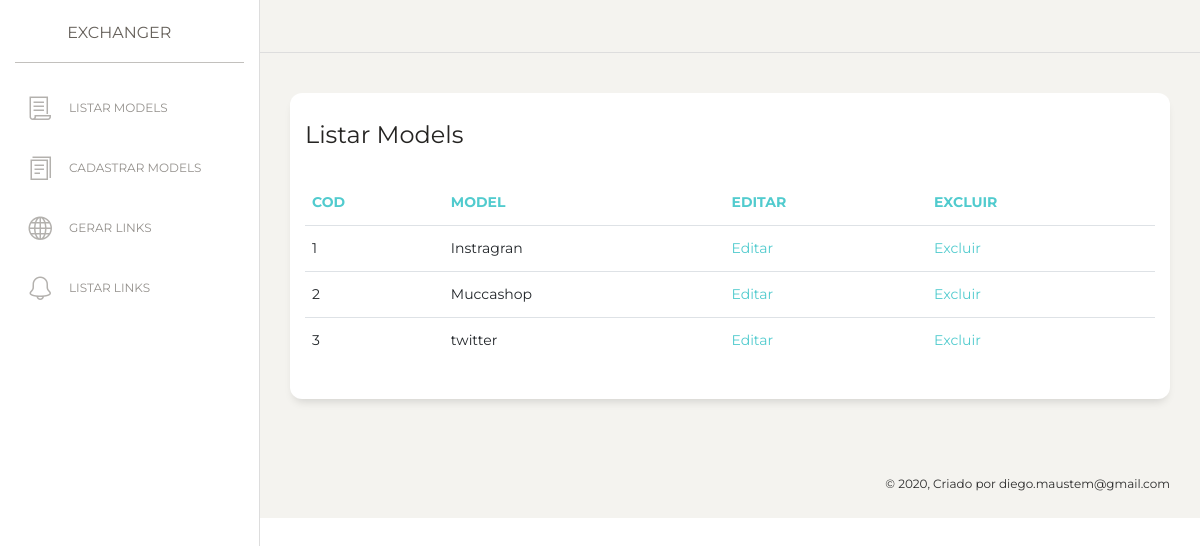
The page /examples/listarmodels.php on the database its author committed.
### tables this page shows
CREATE TABLE `dice` (
  `id` int(11) NOT NULL,
  `cod` int(11) NOT NULL,
  `sourcee` varchar(50) DEFAULT NULL,
  `mediumm` varchar(50) DEFAULT NULL,
  `campaign` varchar(50) DEFAULT NULL,
  `dt_emission` timestamp NOT NULL DEFAULT current_timestamp()
);

### examples/listarmodels.php (the view, shortened to what this page needs)
<?php
include_once 'conection.php';
   $sql = $conn->prepare ("SELECT cod, sourcee FROM dice ");
   $sql->execute();
?>
<!DOCTYPE html>
<html lang="en">
<head>
  <link href="https://maxcdn.bootstrapcdn.com/font-awesome/latest/css/font-awesome.min.css" rel="stylesheet">
  <link href="../assets/css/bootstrap.min.css" rel="stylesheet" />
  <link href="../assets/css/paper-dashboard.css?v=2.0.1" rel="stylesheet" />
  <link href="../assets/demo/demo.css" rel="stylesheet" />
</head>
<body class="">
  <div class="wrapper ">
    <div class="sidebar" data-color="white" data-active-color="danger">
      <div class="logo">
        <a href="https://www.creative-tim.com" class="simple-text logo-mini">
        </a>
        <a href="../index.php" class="simple-text logo-normal">
          Exchanger
        </a>
      </div>
       <div class="sidebar-wrapper">
        <ul class="nav">
          <li>
            <a href="listarmodels.php">
              <i class="nc-icon nc-paper"></i>
              <p>Listar Models</p>
            </a>
          </li>
          <li>
            <a href="cadastrarmodels.php">
              <i class="nc-icon nc-single-copy-04"></i>
              <p>Cadastrar Models</p>
            </a>
          </li>
          <li>
            <a href="gerarlink.php">
              <i class="nc-icon nc-globe"></i>
              <p>Gerar Links</p>
            </a>
          </li>
          <li>
            <a href="listarLinks.php">
              <i class="nc-icon nc-bell-55"></i>
              <p>Listar Links</p>
            </a>
          </li>
        </ul>
      </div>
    </div>
    <div class="main-panel">
      <nav class="navbar navbar-expand-lg navbar-absolute fixed-top navbar-transparent">
      </nav>
      <div class="content">
        <div class="row">
          <div class="col-md-12">
            <div class="card">
              <div class="card-header">
                <h4 class="card-title">Listar Models </h4>
              </div>
              <div class="card-body">
                <div class="table-responsive">
                  <table class="table">
                    <thead class=" text-primary">
                      <th>Cod</th>
                      <th>Model</th>
                      <th>Editar</th>
                      <th>Excluir</th>
                    </thead>
                    <tbody>
                      <?php while($variavel=$sql->fetch(PDO::FETCH_ASSOC)){ ?>
                        <tr>
                          <td><?php echo $variavel["cod"]?> </td>
                          <td><?php echo $variavel["sourcee"]?></td>
                          <td><a href="#">Editar</a></td>
                          <td><a href="#">Excluir</a></td>
                        </tr>
                      <?php } ?>
                    </tbody>
                  </table>
                </div>
              </div>
            </div>
          </div>
        </div>
      </div>
      <footer class="footer footer-black  footer-white ">
        <div class="container-fluid">
          <div class="row">
            <div class="credits ml-auto">
              <span class="copyright">
                © , Criado por diego.maustem@gmail.com
              </span>
            </div>
          </div>
        </div>
      </footer>
    </div>
  </div>
</body>
</html>

### rows shown on the page
dice: cod "1", sourcee "Instragran"
dice: cod "2", sourcee "Muccashop"
dice: cod "3", sourcee "twitter"
